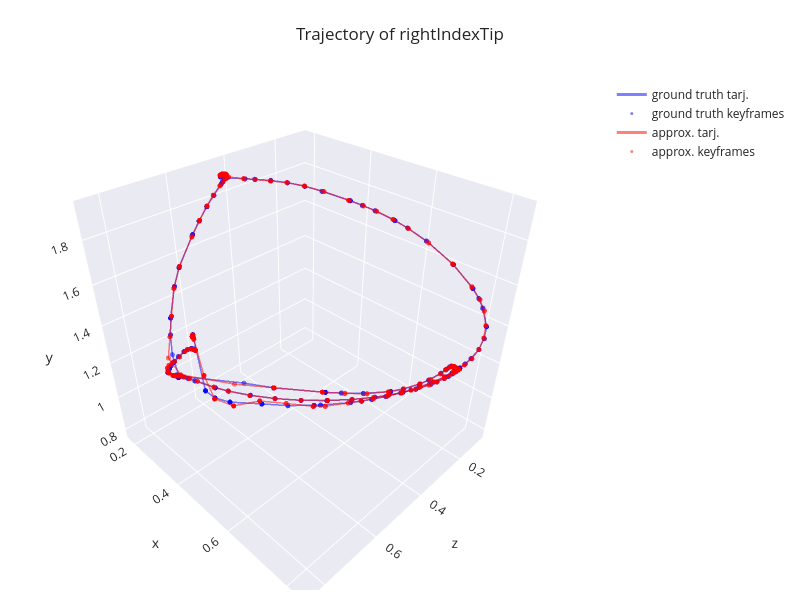

Notebook code for this chart:
### Code cell
u = generate_params(traj, power=.5)
knots = generate_open_knots(DEGREE, N_CPS)

lsq_spl = make_lsq_spline(u, traj, knots, DEGREE)
approx_traj = lsq_spl(u)

plotter.clear()

plotter.add_trajectory(traj, color="blue", opacity=.5, name="ground truth tarj.")
plotter.add_points(traj, color="blue", point_size=3, opacity=.5, text=[f"frame {f}" for f in range(N_FRAMES)] ,name="ground truth keyframes")

plotter.add_trajectory(approx_traj, color="red", opacity=.5, name="approx. tarj.")
plotter.add_points(approx_traj, color="red", point_size=3, opacity=.5, text=[f"frame {f}" for f in range(N_FRAMES)], name="approx. keyframes")

plotter.show()

### Figure 1 — Plotly figure (JSON) as saved in the notebook; plotly's stock layout.template omitted (floating-point values rounded to 4 significant figures; data arrays with more than 128 entries replaced by an {"elided": "..."} marker saying what was removed)
{"data": [{"line": {"color": "blue", "dash": "solid", "width": 3}, "mode": "lines", "name": "ground truth tarj.", "opacity": 0.5, "type": "scatter3d", "x": {"elided": "721 float values"}, "y": {"elided": "721 float values"}, "z": {"elided": "721 float values"}}, {"marker": {"color": "blue", "size": 3}, "mode": "markers", "name": "ground truth keyframes", "opacity": 0.5, "text": {"elided": "721 str values"}, "type": "scatter3d", "x": {"elided": "721 float values"}, "y": {"elided": "721 float values"}, "z": {"elided": "721 float values"}}, {"line": {"color": "red", "dash": "solid", "width": 3}, "mode": "lines", "name": "approx. tarj.", "opacity": 0.5, "type": "scatter3d", "x": {"elided": "721 float values"}, "y": {"elided": "721 float values"}, "z": {"elided": "721 float values"}}, {"marker": {"color": "red", "size": 3}, "mode": "markers", "name": "approx. keyframes", "opacity": 0.5, "text": {"elided": "721 str values"}, "type": "scatter3d", "x": {"elided": "721 float values"}, "y": {"elided": "721 float values"}, "z": {"elided": "721 float values"}}], "layout": {"height": 600, "margin": {"b": 10, "l": 10, "r": 10, "t": 80}, "scene": {"aspectmode": "cube", "camera": {"up": {"x": 0, "y": 1, "z": 0}}}, "title": {"text": "Trajectory of rightIndexTip"}, "width": 800}}
